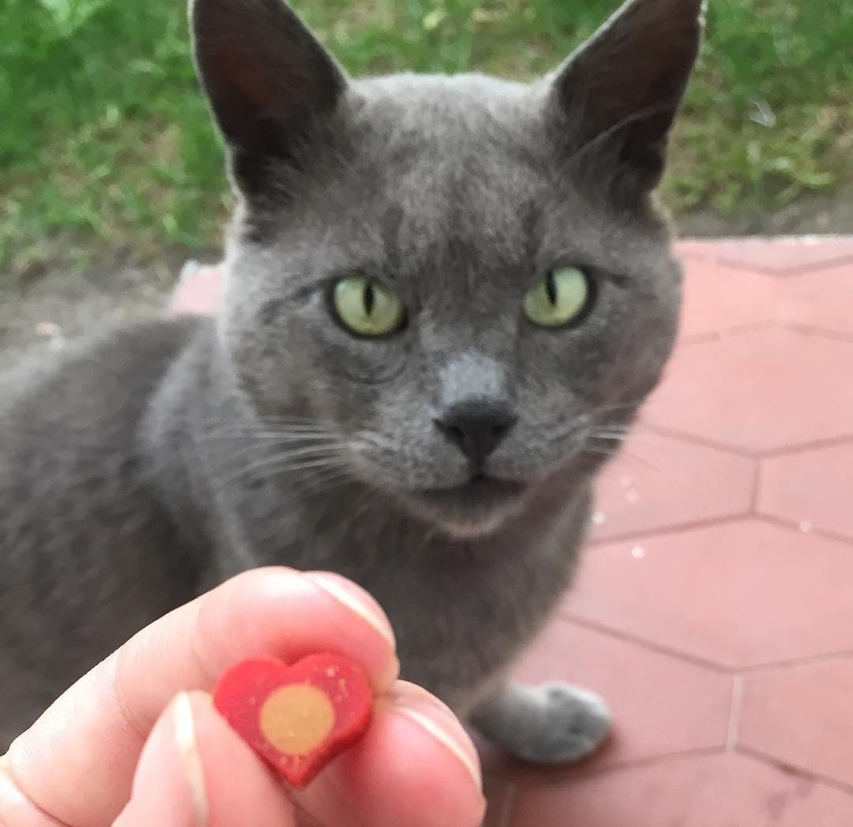
#> input picture input.jpg, 853 x 827 px, shrunk from 1080 x 1048 before the run
$ python main.py
#> lines starting #> are read from the running program, lines starting #| are printed output that depends on the picture
import cv2
import numpy as np

# Cargar la imagen
imagen = cv2.imread('input.jpg', cv2.IMREAD_GRAYSCALE)
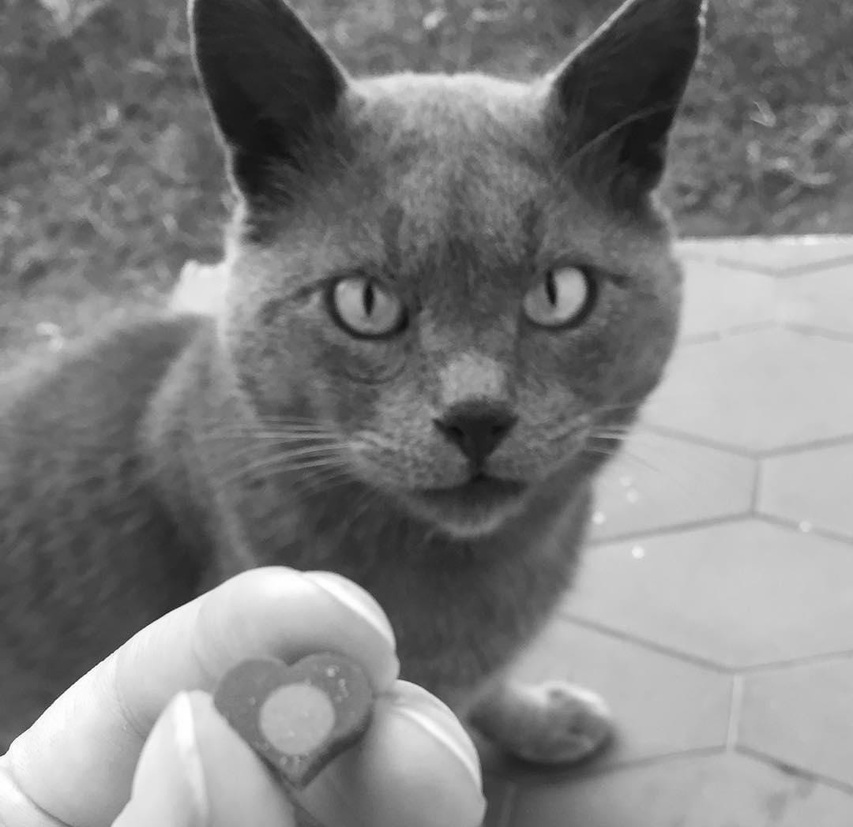
#> imagen: shape (827, 853); min 13, max 255, mean 127.5

# Crear un kernel
kernel = np.ones((3, 3), np.uint8)

# Gradiente morfológico manual
erosion = cv2.erode(imagen, kernel, iterations=1)
dilation = cv2.dilate(imagen, kernel, iterations=1)
gradiente_manual = dilation - erosion
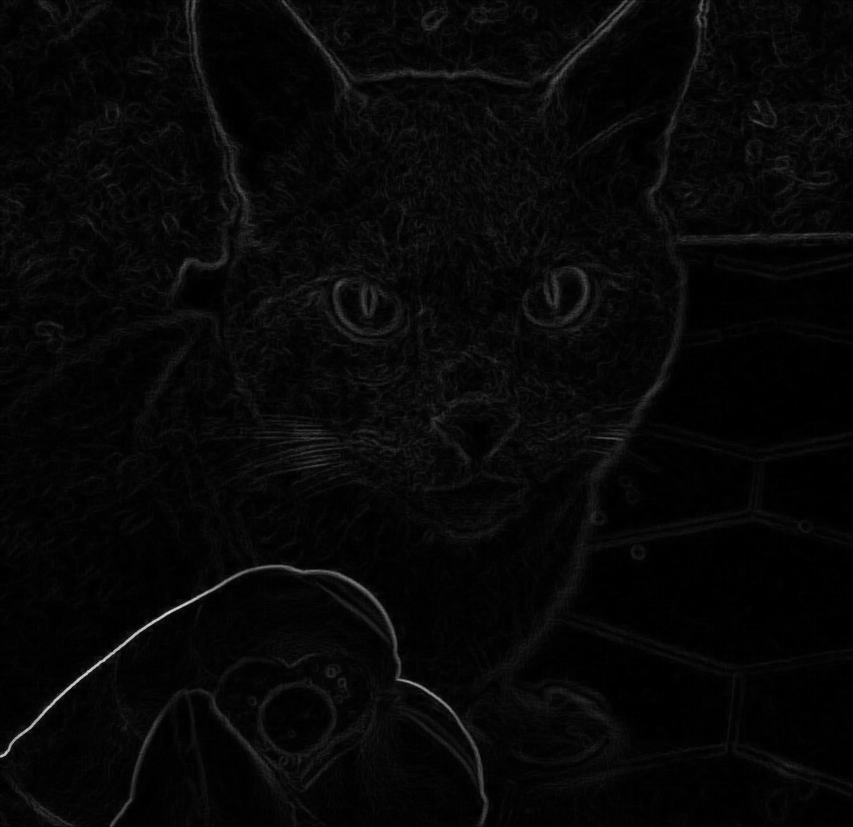
#> gradiente_manual: shape (827, 853); min 0, max 219, mean 7

# Transformación Top-Hat manual
opening = cv2.morphologyEx(imagen, cv2.MORPH_OPEN, kernel)
tophat_manual = imagen - opening
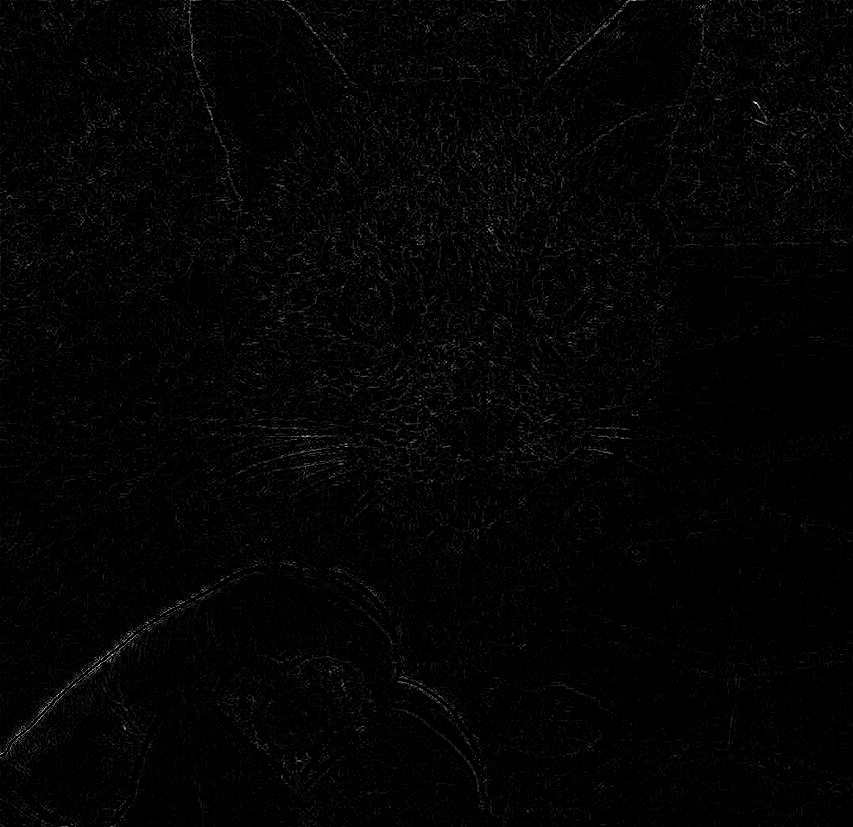
#> tophat_manual: shape (827, 853); min 0, max 33, mean 0.5; drawn with min black and max white

# Transformación Bottom-Hat manual
closing = cv2.morphologyEx(imagen, cv2.MORPH_CLOSE, kernel)
bottomhat_manual = closing - imagen

# Guardar los resultados en disco
cv2.imwrite('gradiente_manual.png', gradiente_manual)
cv2.imwrite('tophat_manual.png', tophat_manual)
cv2.imwrite('bottomhat_manual.png', bottomhat_manual)
